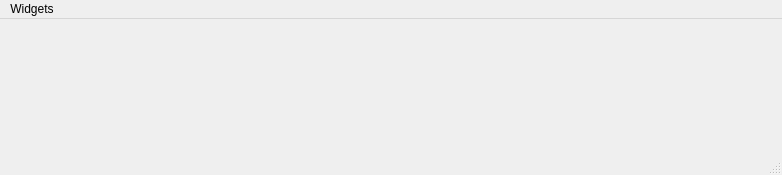
<?xml version="1.0" encoding="UTF-8"?>
<ui version="4.0">
 <class>menu</class>
 <widget class="QMainWindow" name="menu">
  <property name="geometry">
   <rect>
    <x>0</x>
    <y>0</y>
    <width>782</width>
    <height>175</height>
   </rect>
  </property>
  <property name="windowTitle">
   <string>MainWindow</string>
  </property>
  <widget class="QWidget" name="centralwidget">
   <layout class="QGridLayout" name="gridLayout">
    <item row="0" column="0">
     <widget class="QStackedWidget" name="stackedWidget">
      <widget class="smart_calc" name="Calc_Graph"/>
      <widget class="credit" name="Credit_calc"/>
      <widget class="deposit" name="Deposit_calc"/>
     </widget>
    </item>
   </layout>
  </widget>
  <widget class="QMenuBar" name="menubar">
   <property name="geometry">
    <rect>
     <x>0</x>
     <y>0</y>
     <width>782</width>
     <height>22</height>
    </rect>
   </property>
   <widget class="QMenu" name="Widgets">
    <property name="title">
     <string>Widgets</string>
    </property>
    <addaction name="Calculator"/>
    <addaction name="Graph"/>
    <addaction name="Credit"/>
    <addaction name="Deposit"/>
   </widget>
   <addaction name="Widgets"/>
  </widget>
  <widget class="QStatusBar" name="statusbar"/>
  <action name="Calculator">
   <property name="text">
    <string>Calculator</string>
   </property>
  </action>
  <action name="Graph">
   <property name="text">
    <string>Graph</string>
   </property>
  </action>
  <action name="Credit">
   <property name="text">
    <string>Credit</string>
   </property>
  </action>
  <action name="Deposit">
   <property name="text">
    <string>Deposit</string>
   </property>
  </action>
 </widget>
 <customwidgets>
  <customwidget>
   <class>smart_calc</class>
   <extends>QWidget</extends>
   <header>smart_calc.h</header>
   <container>1</container>
  </customwidget>
  <customwidget>
   <class>credit</class>
   <extends>QWidget</extends>
   <header>credit.h</header>
   <container>1</container>
  </customwidget>
  <customwidget>
   <class>deposit</class>
   <extends>QWidget</extends>
   <header>deposit.h</header>
   <container>1</container>
  </customwidget>
 </customwidgets>
 <resources/>
 <connections/>
</ui>
